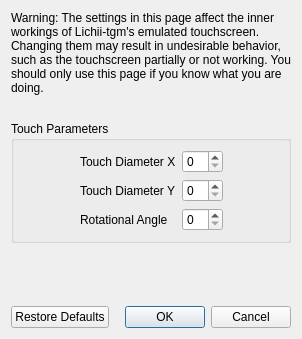
<?xml version="1.0" encoding="UTF-8"?>
<ui version="4.0">
 <class>ConfigureTouchscreenAdvanced</class>
 <widget class="QDialog" name="ConfigureTouchscreenAdvanced">
  <property name="geometry">
   <rect>
    <x>0</x>
    <y>0</y>
    <width>298</width>
    <height>339</height>
   </rect>
  </property>
  <property name="windowTitle">
   <string>Configure Touchscreen</string>
  </property>
  <layout class="QVBoxLayout" name="verticalLayout">
   <item>
    <widget class="QLabel" name="label_2">
     <property name="minimumSize">
      <size>
       <width>280</width>
       <height>0</height>
      </size>
     </property>
     <property name="text">
      <string>Warning: The settings in this page affect the inner workings of Lichii-tgm's emulated touchscreen. Changing them may result in undesirable behavior, such as the touchscreen partially or not working. You should only use this page if you know what you are doing.</string>
     </property>
     <property name="wordWrap">
      <bool>true</bool>
     </property>
    </widget>
   </item>
   <item>
    <spacer name="verticalSpacer_2">
     <property name="orientation">
      <enum>Qt::Vertical</enum>
     </property>
     <property name="sizeType">
      <enum>QSizePolicy::Fixed</enum>
     </property>
     <property name="sizeHint" stdset="0">
      <size>
       <width>20</width>
       <height>20</height>
      </size>
     </property>
    </spacer>
   </item>
   <item>
    <widget class="QGroupBox" name="gridGroupBox">
     <property name="title">
      <string>Touch Parameters</string>
     </property>
     <layout class="QGridLayout" name="gridLayout">
      <item row="0" column="0">
       <spacer name="horizontalSpacer">
        <property name="orientation">
         <enum>Qt::Horizontal</enum>
        </property>
        <property name="sizeHint" stdset="0">
         <size>
          <width>40</width>
          <height>20</height>
         </size>
        </property>
       </spacer>
      </item>
      <item row="1" column="1">
       <widget class="QLabel" name="label_4">
        <property name="text">
         <string>Touch Diameter Y</string>
        </property>
       </widget>
      </item>
      <item row="0" column="3">
       <spacer name="horizontalSpacer_2">
        <property name="orientation">
         <enum>Qt::Horizontal</enum>
        </property>
        <property name="sizeHint" stdset="0">
         <size>
          <width>40</width>
          <height>20</height>
         </size>
        </property>
       </spacer>
      </item>
      <item row="0" column="1">
       <widget class="QLabel" name="label_3">
        <property name="text">
         <string>Touch Diameter X</string>
        </property>
       </widget>
      </item>
      <item row="2" column="1">
       <widget class="QLabel" name="label_5">
        <property name="text">
         <string>Rotational Angle</string>
        </property>
       </widget>
      </item>
      <item row="0" column="2">
       <widget class="QSpinBox" name="diameter_x_box"/>
      </item>
      <item row="1" column="2">
       <widget class="QSpinBox" name="diameter_y_box"/>
      </item>
      <item row="2" column="2">
       <widget class="QSpinBox" name="angle_box"/>
      </item>
     </layout>
    </widget>
   </item>
   <item>
    <spacer name="verticalSpacer">
     <property name="orientation">
      <enum>Qt::Vertical</enum>
     </property>
     <property name="sizeHint" stdset="0">
      <size>
       <width>20</width>
       <height>40</height>
      </size>
     </property>
    </spacer>
   </item>
   <item>
    <layout class="QHBoxLayout" name="horizontalLayout">
     <item>
      <widget class="QPushButton" name="restore_defaults_button">
       <property name="text">
        <string>Restore Defaults</string>
       </property>
      </widget>
     </item>
     <item>
      <widget class="QDialogButtonBox" name="buttonBox">
       <property name="standardButtons">
        <set>QDialogButtonBox::Cancel|QDialogButtonBox::Ok</set>
       </property>
      </widget>
     </item>
    </layout>
   </item>
  </layout>
 </widget>
 <resources/>
 <connections>
  <connection>
   <sender>buttonBox</sender>
   <signal>accepted()</signal>
   <receiver>ConfigureTouchscreenAdvanced</receiver>
   <slot>accept()</slot>
  </connection>
  <connection>
   <sender>buttonBox</sender>
   <signal>rejected()</signal>
   <receiver>ConfigureTouchscreenAdvanced</receiver>
   <slot>reject()</slot>
   </connection>
 </connections>
</ui>
